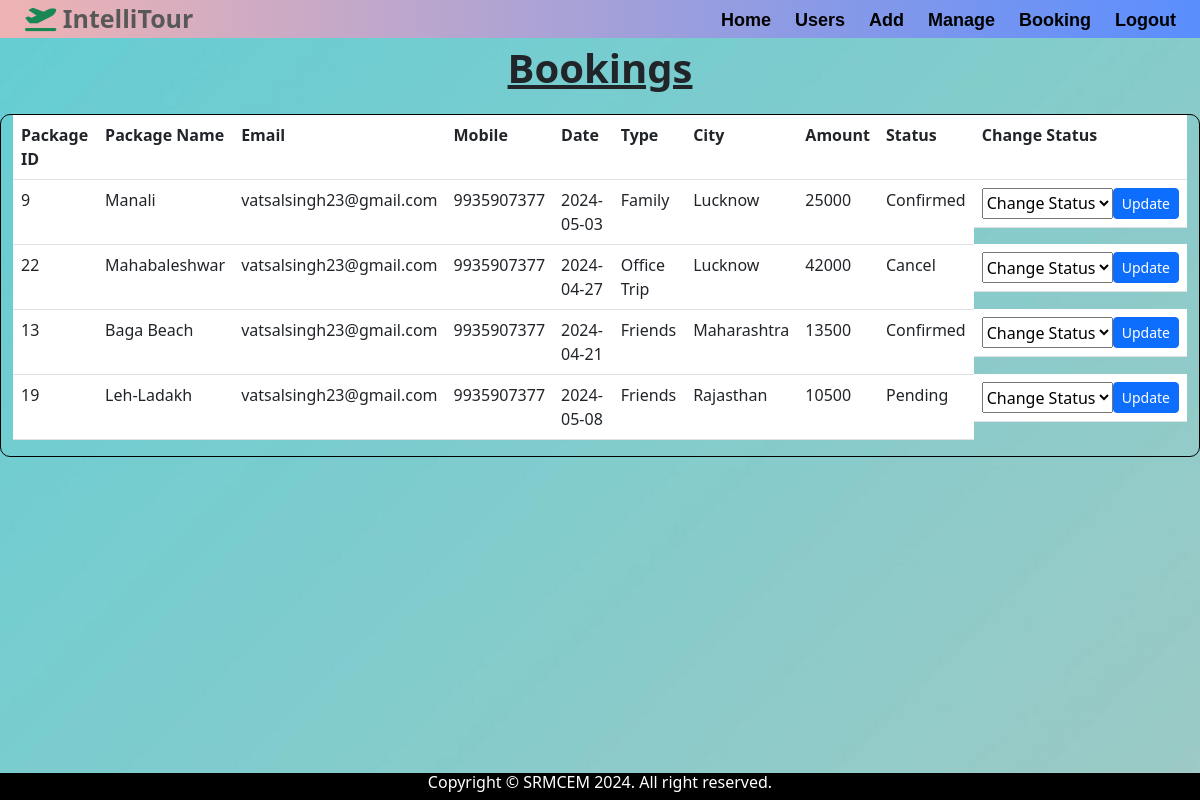
Screenshot of /view_booking with the database file from the repository.
### tree/models.py (models this page shows)
class Booking(models.Model):
    name = models.CharField(max_length=20,null=True)
    email = models.CharField(max_length=20,null=True)
    number = models.CharField(max_length=20,null=True)
    packageID = models.CharField(max_length=20,null=True)
    packagename = models.CharField(max_length=20,null=True)
    count = models.CharField(max_length=20,null=True)
    date = models.CharField(max_length=20,null=True)
    type = models.CharField(max_length=20,null=True)
    city = models.CharField(max_length=20,null=True)
    amount = models.CharField(max_length=20,null=True)
    status = models.CharField(max_length=20,null=True)

### tree/views.py (the view, shortened to what this page needs)
# urls.py: path('view_booking',view_booking,name='view_booking'),
def view_booking(request):
    error=""
    data = Booking.objects.all()
    d = {'data':data,'error':error}
    return render(request,'view_booking.html',d)

### tree/templates/view_booking.html (shortened to what this page needs)
<!DOCTYPE html>
<html lang="en">
<head>
    {% include 'admin_navigation.html' %}
</head>
<body>
    <div class="user-base">
        <div class="user-heading">
            Bookings
        </div>
        <div class="row m-auto users-base justify-content-center mt-3">
            <div class="col-11 col-md-11" style="border:1px solid black;border-radius:10px;width: 100%;overflow: auto;">
                <table class="table">
                    <tr style="background:lightgray;">
                        <th>Package ID</th>
                        <th>Package Name</th>
                        <th>Email</th>
                        <th>Mobile</th>
                        <th>Date</th>
                        <th>Type</th>
                        <th>City</th>
                        <th>Amount</th>
                        <th>Status</th>
                        <th>Change Status</th>
                    </tr>
                    {% for i in data %}
                    <tr>
                        <td>{{ i.packageID }} </td>
                        <td>{{ i.packagename }}</td>
                        <td>{{ i.email }}</td>
                        <td>{{ i.number }}</td>
                        <td>{{ i.date }}</td>
                        <td>{{ i.type }}</td>
                        <td>{{ i.city }}</td>
                        <td>{{ i.amount }}</td>
                        <td>{{ i.status }}</td>
                        <form method="post" enctype="multipart/form-data">
                            <td class="d-flex">
                                <select name="status" class="fs-7" required>
                                    <option selected disabled hidden value="">Change Status</option>
                                </select>
                                <button class="btn btn-primary btn-sm">Update</button>
                            </td>
                        </form>
                    </tr>
                    {% endfor %}
                </table>
            </div>
        </div>
    </div>
</body>
</html>
{% include 'footer.htm' %}

### tree/templates/admin_navigation.html (style rules this page uses)
* { margin: 0px; list-style: none; padding: 0px; }

### tree/templates/view_booking.html (style rules this page uses)
body { background-image: url("/static/images/users.jpg"); background-size: cover; }
.user-base { padding-bottom: 30px; }
.user-heading { text-align: center; font-size: 40px; font-weight: bold; text-decoration: underline; }

### tree/templates/footer.htm (style rules this page uses)
* { margin: 0; }

### rows the page displays
Booking: packageID "9", packagename "Manali", email "vatsalsingh23@gmail.com", number "9935907377", date "2024-05-03", type "Family", city "Lucknow", amount "25000", status "Confirmed"
Booking: packageID "22", packagename "Mahabaleshwar", email "vatsalsingh23@gmail.com", number "9935907377", date "2024-04-27", type "Office Trip", city "Lucknow", amount "42000", status "Cancel"
Booking: packageID "13", packagename "Baga Beach", email "vatsalsingh23@gmail.com", number "9935907377", date "2024-04-21", type "Friends", city "Maharashtra", amount "13500", status "Confirmed"
Booking: packageID "19", packagename "Leh-Ladakh", email "vatsalsingh23@gmail.com", number "9935907377", date "2024-05-08", type "Friends", city "Rajasthan", amount "10500", status "Pending"
